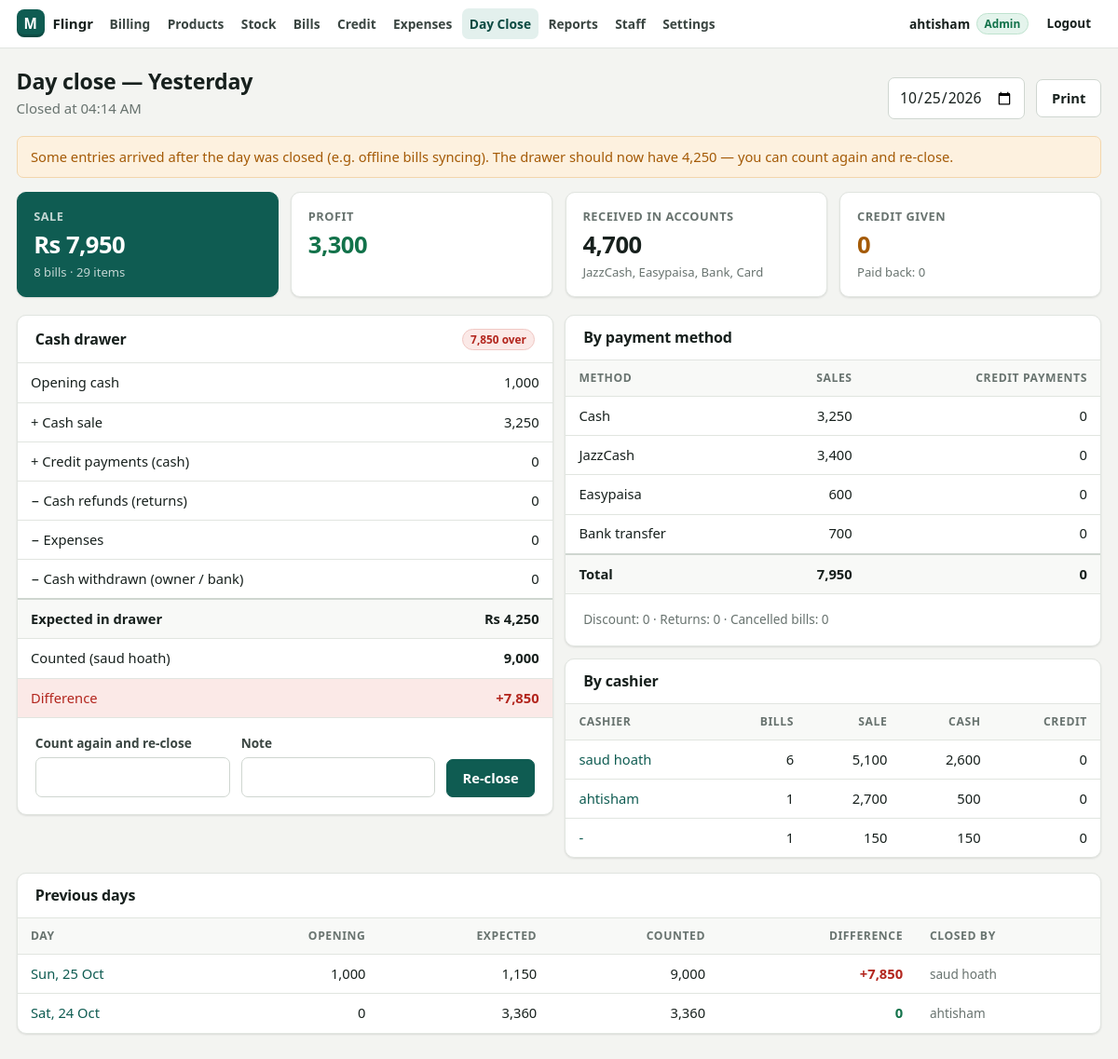
Screenshot of /hisaab.php?day=2026-10-25 (signed in) with the database file from the repository.
### tables this page shows
CREATE TABLE IF NOT EXISTS users (
        id INT UNSIGNED NOT NULL AUTO_INCREMENT PRIMARY KEY,
        username VARCHAR(60) NOT NULL,
        password_hash VARCHAR(255) NOT NULL,
        created_at DATETIME NOT NULL
    );

CREATE TABLE IF NOT EXISTS day_closes (
                id INT UNSIGNED NOT NULL AUTO_INCREMENT PRIMARY KEY,
                day DATE NOT NULL,
                opening_cash DECIMAL(12,2) NOT NULL DEFAULT 0,
                status VARCHAR(10) NOT NULL DEFAULT 'open',
                expected DECIMAL(12,2) NULL,
                counted DECIMAL(12,2) NULL,
                diff DECIMAL(12,2) NULL,
                note VARCHAR(190) NULL,
                opened_by INT UNSIGNED NULL,
                closed_by INT UNSIGNED NULL,
                closed_at DATETIME NULL,
                created_at DATETIME NOT NULL
            );

### inc/db.php (called while the page is built, shortened)
<?php
function db(?array $override = null): PDO
{
    static $pdo = null;
    if ($pdo === null) {
        global $CONFIG;
        $pdo = make_pdo($CONFIG['db']);
    }
    return $pdo;
}
function make_pdo(array $c): PDO
{
    $opts = [
        PDO::ATTR_ERRMODE            => PDO::ERRMODE_EXCEPTION,
        PDO::ATTR_DEFAULT_FETCH_MODE => PDO::FETCH_ASSOC,
        PDO::ATTR_EMULATE_PREPARES   => false,
    ];
    $dsn = sprintf('mysql:host=%s;port=%d;dbname=%s;charset=utf8mb4',
        $c['host'] ?? 'localhost', (int)($c['port'] ?? 3306), $c['name']);
    $pdo = new PDO($dsn, $c['user'], $c['pass'], $opts);
    $pdo->exec("SET time_zone = '" . date('P') . "'");
    return $pdo;
}
function q(string $sql, array $params = []): array
{
    $st = db()->prepare($sql);
    $st->execute($params);
    return $st->fetchAll();
}
function q1(string $sql, array $params = []): ?array
{
    $st = db()->prepare($sql);
    $st->execute($params);
    $row = $st->fetch();
    return $row === false ? null : $row;
}
function qv(string $sql, array $params = [])
{
    $st = db()->prepare($sql);
    $st->execute($params);
    $v = $st->fetchColumn();
    return $v === false ? null : $v;
}

### inc/auth.php (called while the page is built, shortened)
<?php
function current_user(): ?array
{
    static $user = false;
    if ($user !== false) {
        return $user;
    }
    $id = $_SESSION['user']['id'] ?? null;
    $row = q1('SELECT id, username, full_name, role, active, pin_hash FROM users WHERE id = ?', [(int)$id]);
    $user = [
        'id' => (int)$row['id'],
        'username' => $row['username'],
        'name' => $row['full_name'] ?: $row['username'],
        'role' => $row['role'] === 'staff' ? 'staff' : 'admin',
        'has_pin' => !empty($row['pin_hash']),
    ];
    return $user;
}
function is_admin(): bool
{
    return (current_user()['role'] ?? '') === 'admin';
}
function require_login(): void
{
    if (current_user()) {
        return;
    }
}
function require_perm(string $perm): void
{
    require_login();
}

### inc/helpers.php (called while the page is built, shortened)
<?php
function e($v): string
{
    return htmlspecialchars((string)($v ?? ''), ENT_QUOTES, 'UTF-8');
}
function r2($n): float
{
    return round((float)$n, 2);
}
function money($n): string
{
    $n = (float)$n;
    $dec = (abs($n - round($n)) < 0.005) ? 0 : 2;
    return number_format($n, $dec);
}
function qty($n): string
{
    $n = (float)$n;
    if (abs($n - round($n)) < 0.0005) {
        return (string)(int)round($n);
    }
    return rtrim(rtrim(number_format($n, 3, '.', ''), '0'), '.');
}
function setting(string $key, ?string $default = null): ?string
{
    global $SETTINGS_CACHE;
    if ($SETTINGS_CACHE === null) {
        $SETTINGS_CACHE = [];
        try {
            foreach (db()->query('SELECT k, v FROM settings') as $row) {
                $SETTINGS_CACHE[$row['k']] = $row['v'];
            }
        } catch (Throwable $e) {
        }
    }
    return $SETTINGS_CACHE[$key] ?? $default;
}
function currency(): string
{
    return setting('currency', 'Rs') ?? 'Rs';
}
function day_start_hour(): int
{
    $h = setting('day_start_hour', '6');
    return max(0, min(12, (int)$h));
}
function business_day(?string $ts = null): string
{
    $t = $ts === null ? time() : strtotime($ts);
    return date('Y-m-d', $t - day_start_hour() * 3600);
}
function bday_range(string $from, ?string $to = null): array
{
    $h = day_start_hour();
    $to = $to ?? $from;
    $start = date('Y-m-d H:i:s', strtotime($from . ' 00:00:00') + $h * 3600);
    $end = date('Y-m-d H:i:s', strtotime($to . ' 00:00:00') + 86400 + $h * 3600 - 1);
    return [$start, $end];
}
function bday_label(string $day): string
{
    $today = business_day();
    if ($day === date('Y-m-d', strtotime($today . ' -1 day'))) {
        return 'Yesterday';
    }
    return date('D, d M Y', strtotime($day));
}

### inc/hisaab_lib.php (called while the page is built, shortened)
<?php
function hisaab_compute(string $day): array
{
    [$a, $b] = bday_range($day);
    $pay = array_fill_keys(array_keys(PAY_METHODS), 0.0);
    foreach (q("SELECT p.method, SUM(p.amount) AS t FROM sale_payments p JOIN sales s ON s.id = p.sale_id
                WHERE s.status = 'completed' AND s.created_at BETWEEN ? AND ? GROUP BY p.method", [$a, $b]) as $r) {
        $pay[$r['method']] = r2($r['t']);
    }
    $sales = q1("SELECT COUNT(*) AS bills, COALESCE(SUM(total),0) AS gross, COALESCE(SUM(discount),0) AS disc,
                        COALESCE(SUM(items_count),0) AS line_count
                 FROM sales WHERE status = 'completed' AND created_at BETWEEN ? AND ?", [$a, $b]);
    $cancelled = (int)qv("SELECT COUNT(*) FROM sales WHERE status = 'cancelled' AND created_at BETWEEN ? AND ?", [$a, $b]);
    $itemsSold = (float)qv("SELECT COALESCE(SUM(CASE WHEN i.unit IN ('kg','ltr','m') THEN 1 ELSE i.qty END),0)
                            FROM sale_items i JOIN sales s ON s.id = i.sale_id WHERE s.status = 'completed' AND s.created_at BETWEEN ? AND ?", [$a, $b]);
    $udhaarIn = array_fill_keys(array_keys(PAY_METHODS), 0.0);
    foreach (q("SELECT method, SUM(-amount) AS t FROM customer_ledger WHERE type = 'payment' AND created_at BETWEEN ? AND ? GROUP BY method", [$a, $b]) as $r) {
        if (isset($udhaarIn[$r['method']])) {
            $udhaarIn[$r['method']] = r2($r['t']);
        }
    }
    $moves = ['expense' => 0.0, 'withdraw' => 0.0, 'refund' => 0.0];
    foreach (q('SELECT type, SUM(amount) AS t FROM cash_moves WHERE deleted_at IS NULL AND created_at BETWEEN ? AND ? GROUP BY type', [$a, $b]) as $r) {
        $moves[$r['type']] = r2($r['t']);
    }
    $returns = q1('SELECT COALESCE(SUM(amount),0) AS amount, COALESCE(SUM(cost_amount),0) AS cost FROM returns WHERE created_at BETWEEN ? AND ?', [$a, $b]);
    $cost = (float)qv("SELECT COALESCE(SUM(i.qty * i.cost),0) FROM sale_items i JOIN sales s ON s.id = i.sale_id
                       WHERE s.status = 'completed' AND s.created_at BETWEEN ? AND ?", [$a, $b]);
    $close = q1('SELECT * FROM day_closes WHERE day = ?', [$day]);
    $opening = $close ? (float)$close['opening_cash'] : 0.0;
    $expected = r2($opening + $pay['cash'] + $udhaarIn['cash'] - $moves['refund'] - $moves['expense'] - $moves['withdraw']);
    $net = r2((float)$sales['gross'] - (float)$returns['amount']);
    $profit = r2($net - ($cost - (float)$returns['cost']));
    $cashiers = q("SELECT s.user_id, COALESCE(MAX(s.cashier), '-') AS cashier, COUNT(*) AS bills, SUM(s.total) AS total,
                          COALESCE(SUM((SELECT SUM(p.amount) FROM sale_payments p WHERE p.sale_id = s.id AND p.method = 'cash')),0) AS cash,
                          COALESCE(SUM((SELECT SUM(p.amount) FROM sale_payments p WHERE p.sale_id = s.id AND p.method = 'udhaar')),0) AS udhaar
                   FROM sales s WHERE s.status = 'completed' AND s.created_at BETWEEN ? AND ?
                   GROUP BY s.user_id ORDER BY total DESC", [$a, $b]);
    return [
        'day' => $day,
        'opening' => $opening,
        'pay' => $pay,
        'digital' => r2($pay['jazzcash'] + $pay['easypaisa'] + $pay['bank'] + $pay['card']),
        'bills' => (int)$sales['bills'],
        'gross' => r2($sales['gross']),
        'discount' => r2($sales['disc']),
        'cancelled' => $cancelled,
        'items' => $itemsSold,
        'udhaar_in' => $udhaarIn,
        'udhaar_in_total' => r2(array_sum($udhaarIn)),
        'expense' => $moves['expense'],
        'withdraw' => $moves['withdraw'],
        'refund' => $moves['refund'],
        'returns' => r2($returns['amount']),
        'net' => $net,
        'profit' => $profit,
        'expected' => $expected,
        'close' => $close,
        'cashiers' => $cashiers,
    ];
}

### hisaab.php (the view, shortened to what this page needs)
<?php
require __DIR__ . '/inc/bootstrap.php';
require __DIR__ . '/inc/hisaab_lib.php';
require_perm('hisaab_close');
$admin = is_admin();
$today = business_day();
$day = $admin && preg_match('/^\d{4}-\d{2}-\d{2}$/', $_GET['day'] ?? '') ? $_GET['day'] : $today;
$h = hisaab_compute($day);
$close = $h['close'];
$closed = $close && $close['status'] === 'closed';
$cur = currency();
$label = bday_label($day);
    ?>
    <?php
$history = q('SELECT d.*, u.full_name, u.username FROM day_closes d LEFT JOIN users u ON u.id = d.closed_by ORDER BY d.day DESC LIMIT 15');
$diffNow = $closed ? (float)$close['diff'] : null;
$closerName = $closed ? (string)qv('SELECT COALESCE(full_name, username) FROM users WHERE id = ?', [(int)$close['closed_by']]) : '';
$changedAfter = $closed && abs((float)$close['expected'] - $h['expected']) > 0.004;
?>
<div class="page-head">
    <div>
        <h1>Day close — <?= e($label) ?></h1>
        <p class="muted"><?= $closed ? 'Closed at ' . e(date('h:i A', strtotime($close['closed_at']))) : 'Day is still open' ?></p>
    </div>
    <div class="row">
        <form method="get" class="row"><input class="input" type="date" name="day" value="<?= e($day) ?>" max="<?= e($today) ?>" onchange="this.form.submit()" style="max-width:170px"></form>
        <button class="btn" type="button" id="printH">Print</button>
    </div>
</div>
<?php if ($changedAfter): ?><div class="alert warn">Some entries arrived after the day was closed (e.g. offline bills syncing). The drawer should now have <?= money($h['expected']) ?> — you can count again and re-close.</div><?php endif; ?>
<div class="cards">
    <div class="card stat hl"><div class="label">Sale</div><div class="value"><?= e($cur) ?> <?= money($h['net']) ?></div><div class="sub"><?= $h['bills'] ?> bills · <?= qty($h['items']) ?> items</div></div>
    <div class="card stat"><div class="label">Profit</div><div class="value" style="color:<?= $h['profit'] < 0 ? 'var(--danger)' : 'var(--ok)' ?>"><?= money($h['profit']) ?></div></div>
    <div class="card stat"><div class="label">Received in accounts</div><div class="value"><?= money($h['digital']) ?></div><div class="sub">JazzCash, Easypaisa, Bank, Card</div></div>
    <div class="card stat"><div class="label">Credit given</div><div class="value" style="color:var(--warn)"><?= money($h['pay']['udhaar']) ?></div><div class="sub">Paid back: <?= money($h['udhaar_in_total']) ?></div></div>
</div>
<div class="grid-2" style="align-items:start">
    <div class="card">
        <div class="card-head"><h2>Cash drawer</h2><?= $closed ? '<span class="badge ' . (abs($diffNow) < 0.5 ? 'ok' : 'danger') . '">' . (abs($diffNow) < 0.5 ? 'OK' : ($diffNow > 0 ? money($diffNow) . ' over' : money(-$diffNow) . ' short')) . '</span>' : '' ?></div>
        <table class="table hisaab">
            <tr><td>Opening cash</td><td class="num"><?= money($h['opening']) ?></td></tr>
            <tr><td>+ Cash sale</td><td class="num"><?= money($h['pay']['cash']) ?></td></tr>
            <tr><td>+ Credit payments (cash)</td><td class="num"><?= money($h['udhaar_in']['cash']) ?></td></tr>
            <tr><td>− Cash refunds (returns)</td><td class="num"><?= money($h['refund']) ?></td></tr>
            <tr><td>− Expenses</td><td class="num"><?= money($h['expense']) ?></td></tr>
            <tr><td>− Cash withdrawn (owner / bank)</td><td class="num"><?= money($h['withdraw']) ?></td></tr>
            <tr class="sum"><td><b>Expected in drawer</b></td><td class="num"><b><?= e($cur) ?> <?= money($h['expected']) ?></b></td></tr>
            <?php if ($closed): ?>
                <tr><td>Counted<?= $closerName !== '' ? ' (' . e($closerName) . ')' : '' ?></td><td class="num"><b><?= money($close['counted']) ?></b></td></tr>
                <tr class="<?= abs($diffNow) < 0.5 ? '' : 'diff' ?>"><td>Difference</td><td class="num"><b><?= ($diffNow > 0 ? '+' : '') . money($diffNow) ?></b></td></tr>
            <?php endif; ?>
        </table>
        <div class="card-pad stack" style="border-top:1px solid var(--line)">
            <form method="post" class="row" style="align-items:flex-end" onsubmit="return confirm('Close the day?')">
                <label class="field" style="flex:1"><?= $closed ? 'Count again and re-close' : 'Cash counted in drawer' ?> <input name="amount" inputmode="decimal" required></label>
                <label class="field" style="flex:1">Note <input name="note" maxlength="190"></label>
                <button class="btn primary" type="submit"><?= $closed ? 'Re-close' : 'Close day' ?></button>
            </form>
        </div>
    </div>
    <div class="stack" style="margin:0">
        <div class="card">
            <div class="card-head"><h2>By payment method</h2></div>
            <table class="table">
                <thead><tr><th>Method</th><th class="num">Sales</th><th class="num">Credit payments</th></tr></thead>
                <?php foreach (PAY_METHODS as $k => $l): if (!$h['pay'][$k] && !($h['udhaar_in'][$k] ?? 0)) continue; ?>
                    <tr><td><?= e($l) ?></td><td class="num"><?= money($h['pay'][$k]) ?></td><td class="num"><?= $k === 'udhaar' ? '' : money($h['udhaar_in'][$k]) ?></td></tr>
                <?php endforeach; ?>
                <tr class="sum"><td><b>Total</b></td><td class="num"><b><?= money(array_sum($h['pay'])) ?></b></td><td class="num"><b><?= money($h['udhaar_in_total']) ?></b></td></tr>
            </table>
            <div class="card-pad small muted" style="border-top:1px solid var(--line)">
                Discount: <?= money($h['discount']) ?> · Returns: <?= money($h['returns']) ?> · Cancelled bills: <?= $h['cancelled'] ?>
            </div>
        </div>
        <div class="card">
            <div class="card-head"><h2>By cashier</h2></div>
            <?php if (!$h['cashiers']): ?><div class="empty">No bills.</div><?php else: ?>
            <table class="table">
                <thead><tr><th>Cashier</th><th class="num">Bills</th><th class="num">Sale</th><th class="num">Cash</th><th class="num">Credit</th></tr></thead>
                <?php foreach ($h['cashiers'] as $c): ?>
                    <tr><td><a href="sales.php?from=<?= e($day) ?>&user=<?= (int)$c['user_id'] ?>"><?= e($c['cashier']) ?></a></td><td class="num"><?= (int)$c['bills'] ?></td>
                        <td class="num"><?= money($c['total']) ?></td><td class="num"><?= money($c['cash']) ?></td><td class="num"><?= money($c['udhaar']) ?></td></tr>
                <?php endforeach; ?>
            </table>
            <?php endif; ?>
        </div>
    </div>
</div>
<div class="card" style="margin-top:1rem">
    <div class="card-head"><h2>Previous days</h2></div>
    <?php if (!$history): ?><div class="empty">No days closed yet.</div><?php else: ?>
    <div class="table-wrap">
        <table class="table">
            <thead><tr><th>Day</th><th class="num">Opening</th><th class="num">Expected</th><th class="num">Counted</th><th class="num">Difference</th><th>Closed by</th></tr></thead>
            <?php foreach ($history as $d): $df = $d['diff'] !== null ? (float)$d['diff'] : null; ?>
                <tr>
                    <td><a href="hisaab.php?day=<?= e($d['day']) ?>"><?= e(date('D, d M', strtotime($d['day']))) ?></a></td>
                    <td class="num"><?= money($d['opening_cash']) ?></td>
                    <td class="num"><?= $d['expected'] !== null ? money($d['expected']) : '—' ?></td>
                    <td class="num"><?= $d['counted'] !== null ? money($d['counted']) : '—' ?></td>
                    <td class="num"><?php if ($df === null): ?><span class="badge">Open</span><?php else: ?><b style="color:<?= abs($df) < 0.5 ? 'var(--ok)' : 'var(--danger)' ?>"><?= ($df > 0 ? '+' : '') . money($df) ?></b><?php endif; ?></td>
                    <td class="small muted"><?= e($d['full_name'] ?: $d['username'] ?? '') ?></td>
                </tr>
            <?php endforeach; ?>
        </table>
    </div>
    <?php endif; ?>
</div>

### rows the page displays
users: role "Yesterday", day "10/25/2026"
day_closes: closed_at "04:14 AM", money($diffNow) "7,850", counted "9,000", day "Sun, 25 Oct", opening_cash "1,000", expected "1,150", diff "7,850", users.full_name "saud hoath"
day_closes: day "Sat, 24 Oct", opening_cash "0", expected "3,360", counted "3,360", diff "0", users.full_name "ahtisham"

### other values shown
$shop "Flingr"
$label "Billing"
$label "Products"
$label "Stock"
$label "Bills"
$label "Credit"
$label "Expenses"
$label "Day Close"
$label "Reports"
$label "Staff"
$label "Settings"
$u['name'] "ahtisham"
money($h['expected']) "4,250"
$cur "Rs"
money($h['net']) "7,950"
